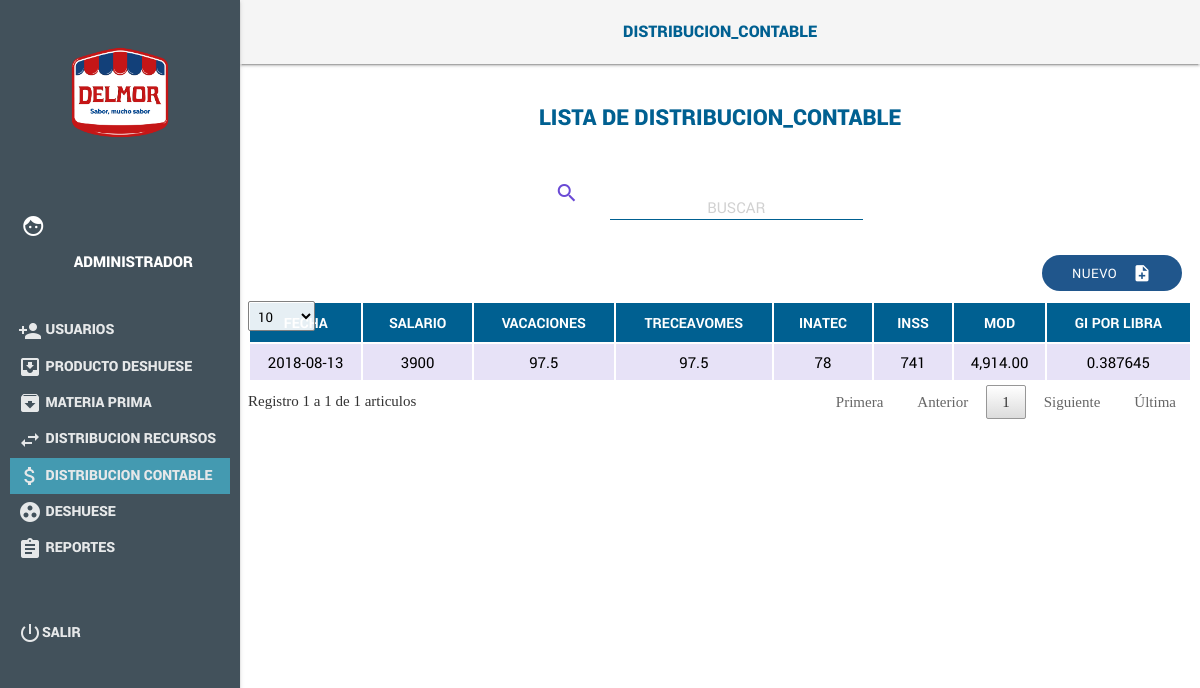
/index.php/Distribucion_Contable, run on the app's committed database.
### tables this page shows
CREATE TABLE `distribucion_contable`  (
  `Id_Dis_Rec` int(11) NOT NULL AUTO_INCREMENT,
  `Salario` double NULL DEFAULT NULL,
  `Vacaciones` double NULL DEFAULT NULL,
  `TreceavoMes` double NULL DEFAULT NULL,
  `Inatec` double NULL DEFAULT NULL,
  `Inss` double NULL DEFAULT NULL,
  `Costo_MOD` double NULL DEFAULT NULL,
  `Gasto_Indirecto_Libra` double NULL DEFAULT NULL,
  `Fecha` date NULL DEFAULT NULL,
  PRIMARY KEY (`Id_Dis_Rec`) USING BTREE
);

### application/controllers/DistribucionContable_controller.php (called while the page is built, shortened)
<?php
 class DistribucionContable_controller extends CI_Controller
 {
   function __construct()
   {
     $this->load->library("session");
     $this->load->model("DistribucionContable_model");
   }
   public function index()
   {
     $data["data"] = $this->DistribucionContable_model->getDistCont();
     $this->load->view("header/header");
     $this->load->view("pages/menu");
     $this->load->view("Recursos/RecursosContables",$data);
     $this->load->view("footer/footer");
     $this->load->view("jsview/jsRecursosCont");
   }
 }
?>

### index.php (called while the page is built, shortened)
<?php
require_once BASEPATH.'core/CodeIgniter.php';

### application/models/DistribucionContable_model.php (called while the page is built, shortened)
<?php
class DistribucionContable_model extends CI_Model
{
  public function getDistCont()
  {
    $query = $this->db->get("distribucion_contable");
    if ($query->num_rows() > 0) {
      return $query->result_array();
    }
    return 0;
  }
}
 ?>

### application/views/Recursos/RecursosContables.php (the view, shortened to what this page needs)
<header class="demo-header mdl-layout__header ">
    <div class="centrado  ColorHeader"><span class=" title"><?php echo $this->uri->segment(1);?></span></div>
</header>
<main class="mdl-layout__content mdl-color--grey-100">
    <div class="mdl-grid demo-content">
        <div class="row TextColor center">lista de <?php echo $this->uri->segment(1);?></div>
        <div class="row" style="width:100%">
            <div class="container">
                <div class="Buscar row column">
                    <div class="col s1 m1 l1 offset-l3 offset-m2"><i class="material-icons ColorS">search</i></div>
                    <div class="input-field col s11 m6 l5">
                        <input  id="searchMain" type="text" placeholder="Buscar" class="validate mayuscula">
                    </div>
                </div>
            </div>
            <div style="margin-right: 10px; margin-bottom: 10px;" class="right m12" id="">
                <button id="btnNewDistribucionCont" class="Btnadd btn waves-effect waves-light">Nuevo
                    <i class="material-icons right">note_add</i>
                </button>
            </div>
            <div class="row center">
                <table class="table striped RobotoR" id="tblDistribucionesCont">
                    <thead>
                    <tr>
                        <th>Fecha</th>
                        <th>Salario</th>
                        <th>Vacaciones</th>
                        <th>TreceavoMes</th>
                        <th>Inatec</th>
                        <th>Inss</th>
                        <th>MOD</th>
                        <th>GI por libra</th>
                    </tr>
                    </thead>
                    <tbody>
                        <?php
                           if(!$data)
                           {}else{
                             foreach ($data as $key) {
                               echo "<tr>
                                  <td>".$key["Fecha"]."</td>
                                  <td>".$key["Salario"]."</td>
                                  <td>".$key["Vacaciones"]."</td>
                                  <td>".$key["TreceavoMes"]."</td>
                                  <td>".$key["Inatec"]."</td>
                                  <td>".$key["Inss"]."</td>
                                  <td>".number_format($key["Costo_MOD"],2)."</td>
                                  <td>".$key["Gasto_Indirecto_Libra"]."</td>
                               </tr>";
                             }
                           }
                        ?>
                    </tbody>
                </table>
            </div>
        </div>
    </div>
</main>

### assets/js/fuente.css (style rules this page uses)
.material-icons { font-family: 'Material Icons'; font-weight: normal; font-style: normal; font-size: 24px; display: inline-block; line-height: 1; text-transform: none; letter-spacing: normal; word-wrap: normal; white-space: nowrap; direction: ltr; -webkit-font-smoothing: antialiased; text-rendering: optimizeLegibility; -moz-osx-font-smoothing: grayscale; font-feature-settings: 'liga'; }

### assets/css/styles.css (style rules this page uses)
.ColorHeader { background: whitesmoke; color: #006091; margin-top: 20px; text-align: center; }
.title { font-family: 'robotoblack'; color: #006091; font-size: 16px; text-transform: uppercase; font-weight: 500; }
.TextColor { color: #006091; font-family: 'robotoblack'; font-size: 22px; margin-top: 30px; text-transform: uppercase; }
.column { margin-top: 30px; }
.Btnadd { text-align: center; border-radius: 20px; background: #20568c; font-family: 'robotoregular'; font-weight: 500; font-size: 13px; transition: 0.5s; }
.ColorS { color: #6a4ad5; }
table tr:nth-child(odd) { background-color: #e7e2f7 !important; }
table th { background: #006091; color: #fff; font-size: 14px; font-family: 'robotobold'; }
.RobotoR { font-family: 'robotoregular'; }
.mayuscula { text-transform: uppercase !important; }
.row { width: 100% !important; }
table { border-collapse: separate !important; border-spacing: 1px; }
table thead tr th { text-transform: uppercase; }

### data on the page
distribucion_contable: Fecha "2018-08-13", Salario "3900", Vacaciones "97.5", TreceavoMes "97.5", Inatec "78", Inss "741", Costo_MOD "4,914.00", Gasto_Indirecto_Libra "0.387645"

### other printed values
$this->uri->segment(1) "DISTRIBUCION_CONTABLE"
